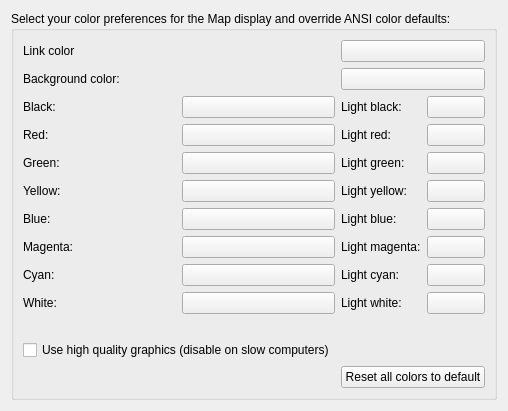
     <widget class="QWidget" name="tab_4">
      <attribute name="title">
       <string>Mapper</string>
      </attribute>
      <layout class="QGridLayout" name="gridLayout_18">
       <item row="0" column="0">
        <widget class="QGroupBox" name="groupBox_14">
         <property name="title">
          <string>Select your color preferences for the Map display and override ANSI color defaults:</string>
         </property>
         <layout class="QGridLayout" name="gridLayout_14">
          <item row="0" column="0">
           <widget class="QLabel" name="label_39">
            <property name="text">
             <string>Link color</string>
            </property>
           </widget>
          </item>
          <item row="0" column="1">
           <widget class="QPushButton" name="pushButton_foreground_color_2">
            <property name="autoFillBackground">
             <bool>true</bool>
            </property>
            <property name="styleSheet">
             <string notr="true"/>
            </property>
            <property name="text">
             <string/>
            </property>
           </widget>
          </item>
          <item row="1" column="0">
           <widget class="QLabel" name="label_40">
            <property name="text">
             <string>Background color:</string>
            </property>
           </widget>
          </item>
          <item row="1" column="1">
           <widget class="QPushButton" name="pushButton_background_color_2">
            <property name="autoFillBackground">
             <bool>true</bool>
            </property>
            <property name="text">
             <string/>
            </property>
           </widget>
          </item>
          <item row="4" column="0">
           <layout class="QGridLayout" name="gridLayout_15">
            <item row="0" column="0">
             <widget class="QLabel" name="label_17">
              <property name="text">
               <string>Black:</string>
              </property>
             </widget>
            </item>
            <item row="1" column="0">
             <widget class="QLabel" name="label_42">
              <property name="text">
               <string>Red:</string>
              </property>
             </widget>
            </item>
            <item row="2" column="0">
             <widget class="QLabel" name="label_43">
              <property name="text">
               <string>Green:</string>
              </property>
             </widget>
            </item>
            <item row="4" column="0">
             <widget class="QLabel" name="label_44">
              <property name="text">
               <string>Blue:</string>
              </property>
             </widget>
            </item>
            <item row="5" column="0">
             <widget class="QLabel" name="label_45">
              <property name="text">
               <string>Magenta:</string>
              </property>
             </widget>
            </item>
            <item row="6" column="0">
             <widget class="QLabel" name="label_46">
              <property name="text">
               <string>Cyan:</string>
              </property>
             </widget>
            </item>
            <item row="7" column="0">
             <widget class="QLabel" name="label_47">
              <property name="text">
               <string>White:</string>
              </property>
             </widget>
            </item>
            <item row="0" column="1">
             <widget class="QPushButton" name="pushButton_black_2">
              <property name="autoFillBackground">
               <bool>true</bool>
              </property>
              <property name="text">
               <string/>
              </property>
             </widget>
            </item>
            <item row="1" column="1">
             <widget class="QPushButton" name="pushButton_red_2">
              <property name="autoFillBackground">
               <bool>true</bool>
              </property>
              <property name="text">
               <string/>
              </property>
             </widget>
            </item>
            <item row="2" column="1">
             <widget class="QPushButton" name="pushButton_green_2">
              <property name="autoFillBackground">
               <bool>true</bool>
              </property>
              <property name="text">
               <string/>
              </property>
             </widget>
            </item>
            <item row="3" column="1">
             <widget class="QPushButton" name="pushButton_yellow_2">
              <property name="autoFillBackground">
               <bool>true</bool>
              </property>
              <property name="text">
               <string/>
              </property>
             </widget>
            </item>
            <item row="4" column="1">
             <widget class="QPushButton" name="pushButton_blue_2">
              <property name="autoFillBackground">
               <bool>true</bool>
              </property>
              <property name="text">
               <string/>
              </property>
             </widget>
            </item>
            <item row="5" column="1">
             <widget class="QPushButton" name="pushButton_magenta_2">
              <property name="autoFillBackground">
               <bool>true</bool>
              </property>
              <property name="text">
               <string/>
              </property>
             </widget>
            </item>
            <item row="6" column="1">
             <widget class="QPushButton" name="pushButton_cyan_2">
              <property name="autoFillBackground">
               <bool>true</bool>
              </property>
              <property name="text">
               <string/>
              </property>
             </widget>
            </item>
            <item row="7" column="1">
             <widget class="QPushButton" name="pushButton_white_2">
              <property name="autoFillBackground">
               <bool>true</bool>
              </property>
              <property name="text">
               <string/>
              </property>
             </widget>
            </item>
            <item row="3" column="0">
             <widget class="QLabel" name="label_48">
              <property name="text">
               <string>Yellow:</string>
              </property>
             </widget>
            </item>
           </layout>
          </item>
          <item row="4" column="1">
           <layout class="QGridLayout" name="gridLayout_16">
            <item row="0" column="0">
             <widget class="QLabel" name="label_49">
              <property name="text">
               <string>Light black:</string>
              </property>
             </widget>
            </item>
            <item row="1" column="0">
             <widget class="QLabel" name="label_50">
              <property name="text">
               <string>Light red:</string>
              </property>
             </widget>
            </item>
            <item row="2" column="0">
             <widget class="QLabel" name="label_51">
              <property name="text">
               <string>Light green:</string>
              </property>
             </widget>
            </item>
            <item row="3" column="0">
             <widget class="QLabel" name="label_52">
              <property name="text">
               <string>Light yellow:</string>
              </property>
             </widget>
            </item>
            <item row="4" column="0">
             <widget class="QLabel" name="label_53">
              <property name="text">
               <string>Light blue:</string>
              </property>
             </widget>
            </item>
            <item row="5" column="0">
             <widget class="QLabel" name="label_54">
              <property name="text">
               <string>Light magenta:</string>
              </property>
             </widget>
            </item>
            <item row="6" column="0">
             <widget class="QLabel" name="label_55">
              <property name="text">
               <string>Light cyan:</string>
              </property>
             </widget>
            </item>
            <item row="7" column="0">
             <widget class="QLabel" name="label_56">
              <property name="text">
               <string>Light white:</string>
              </property>
             </widget>
            </item>
            <item row="0" column="1">
             <widget class="QPushButton" name="pushButton_Lblack_2">
              <property name="autoFillBackground">
               <bool>true</bool>
              </property>
              <property name="text">
               <string/>
              </property>
             </widget>
            </item>
            <item row="1" column="1">
             <widget class="QPushButton" name="pushButton_Lred_2">
              <property name="autoFillBackground">
               <bool>true</bool>
              </property>
              <property name="text">
               <string/>
              </property>
             </widget>
            </item>
            <item row="2" column="1">
             <widget class="QPushButton" name="pushButton_Lgreen_2">
              <property name="autoFillBackground">
               <bool>true</bool>
              </property>
              <property name="text">
               <string/>
              </property>
             </widget>
            </item>
            <item row="3" column="1">
             <widget class="QPushButton" name="pushButton_Lyellow_2">
              <property name="autoFillBackground">
               <bool>true</bool>
              </property>
              <property name="text">
               <string/>
              </property>
             </widget>
            </item>
            <item row="4" column="1">
             <widget class="QPushButton" name="pushButton_Lblue_2">
              <property name="autoFillBackground">
               <bool>true</bool>
              </property>
              <property name="text">
               <string/>
              </property>
             </widget>
            </item>
            <item row="5" column="1">
             <widget class="QPushButton" name="pushButton_Lmagenta_2">
              <property name="autoFillBackground">
               <bool>true</bool>
              </property>
              <property name="text">
               <string/>
              </property>
             </widget>
            </item>
            <item row="6" column="1">
             <widget class="QPushButton" name="pushButton_Lcyan_2">
              <property name="autoFillBackground">
               <bool>true</bool>
              </property>
              <property name="text">
               <string/>
              </property>
             </widget>
            </item>
            <item row="7" column="1">
             <widget class="QPushButton" name="pushButton_Lwhite_2">
              <property name="autoFillBackground">
               <bool>true</bool>
              </property>
              <property name="text">
               <string/>
              </property>
             </widget>
            </item>
           </layout>
          </item>
          <item row="7" column="1">
           <widget class="QPushButton" name="reset_colors_button_2">
            <property name="text">
             <string>Reset all colors to default</string>
            </property>
           </widget>
          </item>
          <item row="6" column="0">
           <widget class="QCheckBox" name="mMapperUseAntiAlias">
            <property name="text">
             <string>Use high quality graphics (disable on slow computers)</string>
            </property>
           </widget>
          </item>
          <item row="5" column="0">
           <spacer name="verticalSpacer_7">
            <property name="orientation">
             <enum>Qt::Vertical</enum>
            </property>
            <property name="sizeType">
             <enum>QSizePolicy::Minimum</enum>
            </property>
            <property name="sizeHint" stdset="0">
             <size>
              <width>20</width>
              <height>20</height>
             </size>
            </property>
           </spacer>
          </item>
         </layout>
        </widget>
       </item>
      </layout>
     </widget>
